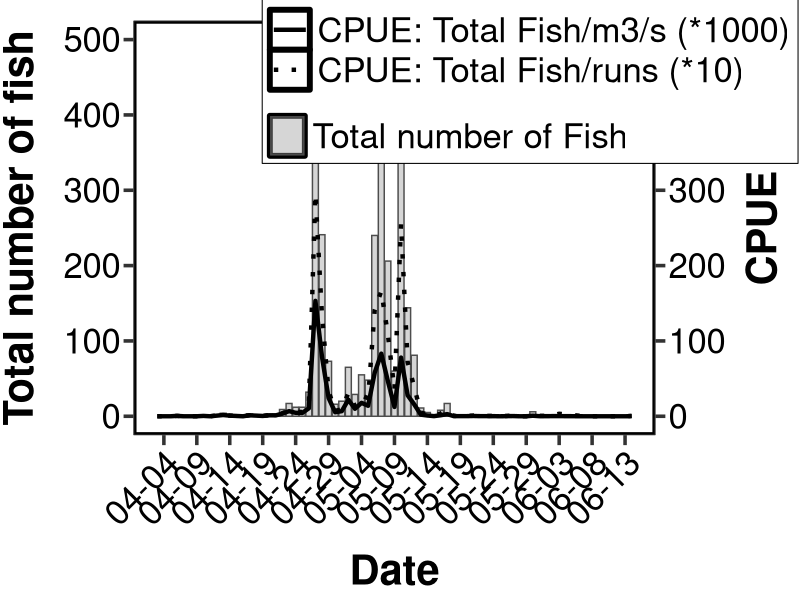
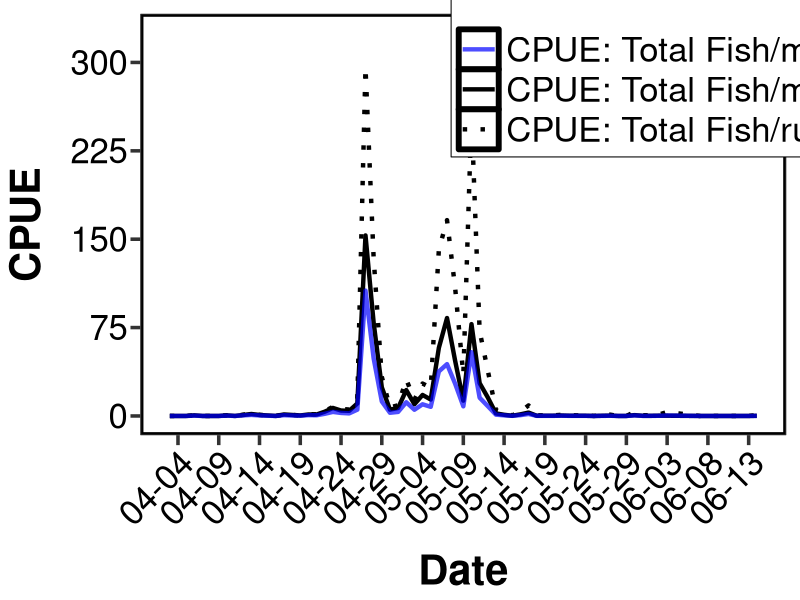
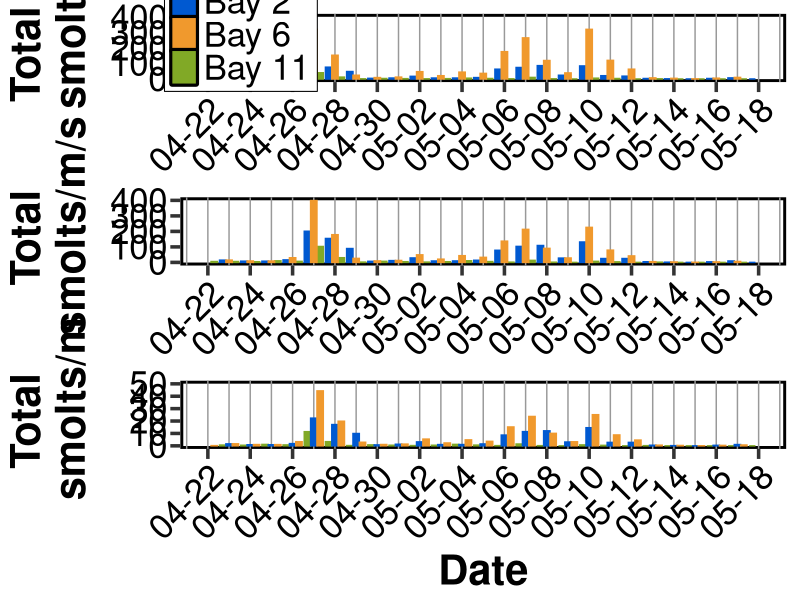
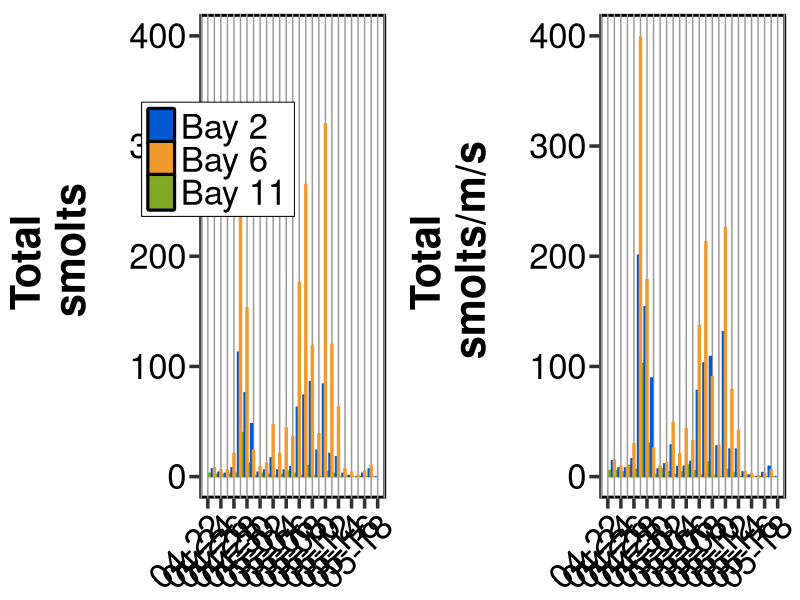
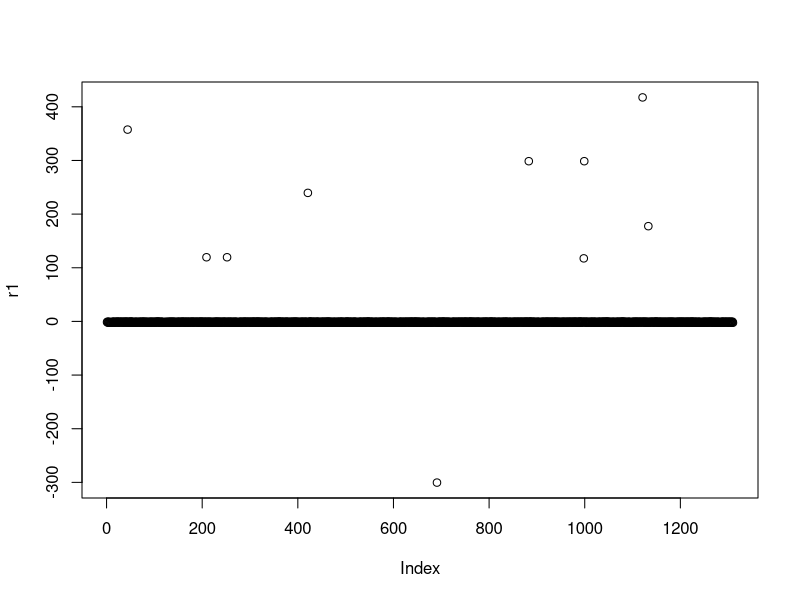
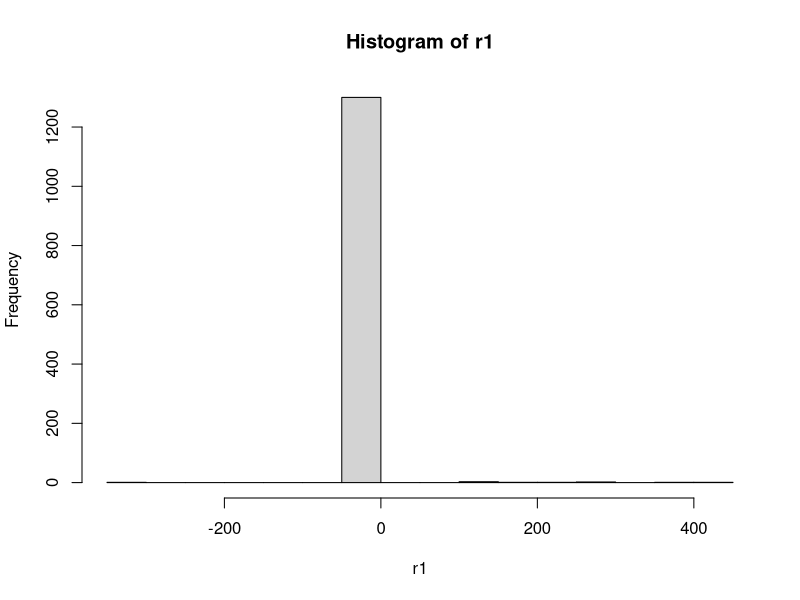
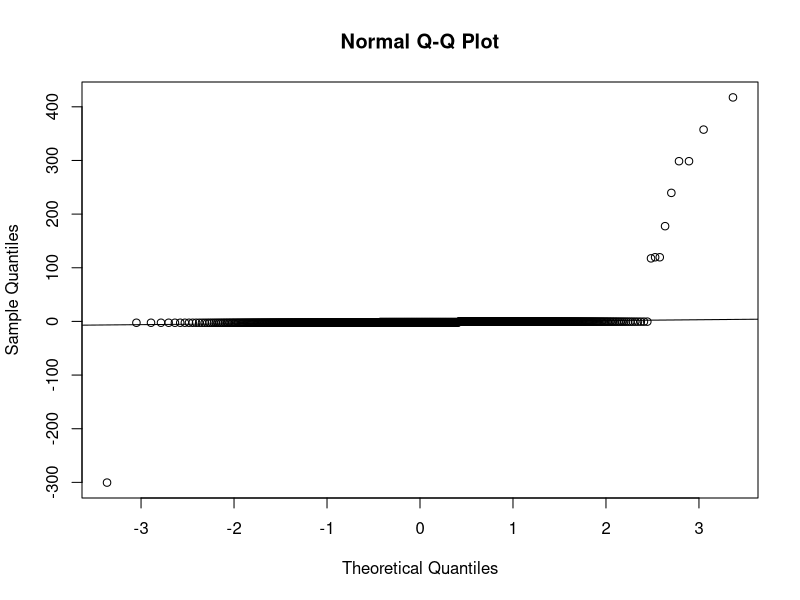

Reproduce these figures in R, in order.
## Calibrating CPUE  

# WORK directory
setwd("~/`Stock assessment/Analysis/Data files")

# Load data
data <- read.csv("TEB_leftjoin.csv")

# Fix variable formats 
data$date <- as.Date(data$date)

# Packages to use
library(dplyr)
library(ggplot2)
library(tidyr)
library(magrittr)
library(stringr)
library(grid)
library(gridExtra)
library(scales)

# Need to make a new column for run time (sec) - the old one was derived from Basecamp tracks and might not be actually "true" - instead
# convert the rounded run times (min) to represent run times in seconds. A coarse estimate, given the resolution is at the minute-level,
# but probably more representative of actual sampling time. 
data <- data %>%
  select(everything()) %>%
  mutate_at(vars(c(17)), funs(as.character)) %>%
  mutate(run_time = paste(gsub("0:", "", run_time))) %>% 
  mutate_at(vars(c(17)), funs(as.numeric)) %>%
  mutate(run_time_der = run_time*60)


################################################################################################################################################
################################################################################################################################################


# Daily catch/daily discharge (scale: day)


# Calibrate daily total catch by daily discharge @ Hope
CPUE_discharge <- data %>%
  select(sockeye_smolt_total, discharge_m3s, date, USID, run, run_time) %>% 
  filter(sockeye_smolt_total != "NR", run_time == "15") %>%                                                                         # Remove the messy NR entries and select only 15 minute runs
  group_by(date, USID, discharge_m3s) %>%                                                                                             # Group by date, sampling event and discharge
  summarize(unique_SO = unique(sockeye_smolt_total, na.rm=T), unique_runs=unique(run)) %>%                                            # Create new variables to select the total number of sockeye in each sampling event and the number of runs
  select(date, USID, discharge_m3s, unique_SO, unique_runs) %>%                                                                       # Select those new variables as well as other ones
  group_by(date) %>%                                                                                                                  # Group by date
  summarize(total_SO = sum(unique_SO, na.rm=T), discharge = mean(discharge_m3s, na.rm=T), nruns=n_distinct(unique_runs)) %>%          # Create new variables to sum the daily total sockeye, daily discharge and number of runs in a day 
  mutate(fish_m3s = (total_SO/discharge)*1000) %>%                                                                                    # Create new column to divide daily total sockeye/daily discharge
  mutate(fish_run = (total_SO/nruns)*10) %>%                                                                                          # Create new column to divide daily total sockeye/daily number of runs (original CPUE method)
  print()

# Plot dyplyr results (Figure 1) 
CPUE_discharge$date <- as.Date(as.character(CPUE_discharge$date))

ggplot(CPUE_discharge, aes(x=date)) +
  geom_bar(aes(y=total_SO, fill="Total number of Fish"), stat="identity", colour="gray30", alpha=0.4) +
  geom_line(aes(y=fish_run, group=1, 
                colour="CPUE: Total Fish/runs (*10)", 
                linetype="CPUE: Total Fish/runs (*10)",
                size="CPUE: Total Fish/runs (*10)")) +
  geom_line(aes(y=fish_m3s, group=2, 
                colour="CPUE: Total Fish/m3/s (*1000)", 
                linetype = "CPUE: Total Fish/m3/s (*1000)",
                size="CPUE: Total Fish/m3/s (*1000)")) + 
  scale_fill_manual("", values="gray60") +
  scale_colour_manual("", values=c("CPUE: Total Fish/runs (*10)" = "black", 
                                   "CPUE: Total Fish/m3/s (*1000)" = "black")) +
  scale_linetype_manual("", values = c("CPUE: Total Fish/runs (*10)" = 3, 
                                       "CPUE: Total Fish/m3/s (*1000)" = 1)) +
  scale_size_manual("", values = c("CPUE: Total Fish/runs (*10)"=1.5, 
                                   "CPUE: Total Fish/m3/s (*1000)"=1.5)) +
  scale_x_date(limits=as.Date(c("2017-04-03", "2017-06-14")), date_breaks = "5 day", date_labels = "%m-%d") + 
  scale_y_continuous(limits=c(0,500), breaks=seq(0,500,by=100), labels = seq(0,500, by=100),
                     sec.axis = sec_axis(~., name = "CPUE")) +
  theme_bw() +
  theme(text = element_text(colour="black", size=12),
        plot.margin=margin(t=15,r=10,b=2,l=2),
        panel.background = element_rect(fill = "white", colour="black", size=2),
        panel.grid.minor = element_line(colour = "transparent"),
        panel.grid.major = element_line(colour = "transparent"),
        plot.background = element_rect(fill = "white"),
        axis.ticks = element_line(size=1.2),
        axis.ticks.length = unit(0.5, "line"),
        axis.title.y = element_text(margin=margin(t=0,r=15,b=0,l=0), face="bold", size=30),
        axis.text.y = element_text(colour="black", size=25),
        axis.title.x = element_text(margin=margin(t=15,r=0,b=2,l=0), face="bold", size=30),
        axis.text.x = element_text(colour="black", angle=45, hjust=1, size=25),
        axis.title.y.right = element_text(margin=margin(t=0,r=0,b=0,l=15), angle=90, size=30),
        legend.text = element_text(size=25),
        legend.position = c(0.76,0.88),
        legend.background = element_blank(),
        legend.box.background = element_rect(colour = "black"),
        legend.spacing.y = unit(-3.5, "mm"), 
        legend.key.height = unit(2, "line"),
        legend.key.width = unit(2, "line")) +
  guides(fill=guide_legend(keywidth=0.35, keyheight=0.4, default.unit="inch")) +
  ylab("Total number of fish") +
  xlab("Date")




# Method 1.2: Daily catch/daily discharge ACCOUNTING FOR SAMPLING TIME (scale: day)

# Calibrate daily total catch by daily discharge @ Hope - ACCOUNT FOR SAMPLING EFFORT (TOTAL RUN TIME in sec)
CPUE_discharge_run <- data %>%
  select(sockeye_smolt_total, discharge_m3s, date, USID, run, run_time_der) %>% 
  filter(sockeye_smolt_total != "NR") %>%                                                                        
  group_by(date, USID, discharge_m3s, run, run_time_der) %>%                                        
  summarize(unique_SO = unique(sockeye_smolt_total, na.rm=T)) %>%
  group_by(date, run, discharge_m3s) %>%
  summarize(total_SO = sum(unique_SO), unique_time = unique(run_time_der)) %>%
  group_by(date) %>% 
  summarize(total_SO = sum(total_SO), total_time = sum(unique_time), 
            discharge = mean(discharge_m3s, na.rm=T), runs = n_distinct(run)) %>%
  mutate(fish_run = total_SO/runs*10,
         fish_m3s = total_SO/discharge*1000,
         fish_m3 = ((total_SO/discharge)/total_time)*10000000) %>%
  print()

# Plot dyplyr results (Figure 2)
ggplot(CPUE_discharge_run, aes(x=date)) +
  geom_line(aes(y=fish_run, group=1, 
                colour="CPUE: Total Fish/runs", 
                linetype="CPUE: Total Fish/runs",
                size="CPUE: Total Fish/runs"), alpha = 1) +
  geom_line(aes(y=fish_m3s, group=2, 
                colour="CPUE: Total Fish/m3/s", 
                linetype = "CPUE: Total Fish/m3/s",
                size="CPUE: Total Fish/m3/s"), alpha = 1) + 
  geom_line(aes(y=fish_m3, group=3, 
                colour="CPUE: Total Fish/m3", 
                linetype = "CPUE: Total Fish/m3",
                size="CPUE: Total Fish/m3"), alpha = 0.7) + 
  scale_colour_manual("", values=c("CPUE: Total Fish/runs" = "black", 
                                   "CPUE: Total Fish/m3/s" = "black",
                                   "CPUE: Total Fish/m3" = "blue")) +
  scale_linetype_manual("", values = c("CPUE: Total Fish/runs" = 3, 
                                       "CPUE: Total Fish/m3/s" = 1,
                                       "CPUE: Total Fish/m3" = 1)) +
  scale_size_manual("", values = c("CPUE: Total Fish/runs" = 1.5, 
                                   "CPUE: Total Fish/m3/s" = 1.5,
                                   "CPUE: Total Fish/m3" = 1.5)) +
  scale_x_date(limits = as.Date(c("2017-04-03", "2017-06-14")), date_breaks = "5 day", date_labels = "%m-%d") + 
  scale_y_continuous(limits=c(0,325), breaks=seq(0,325,by=75), labels = seq(0,325, by=75)) +
  theme_bw() +
  theme(text = element_text(colour="black", size=12),
        plot.margin=margin(t=10,r=10,b=2,l=2),
        panel.background = element_rect(fill = "white", colour = "black", size=2),
        panel.grid.minor = element_line(colour = "transparent"),
        panel.grid.major = element_line(colour = "transparent"),
        plot.background = element_rect(fill = "transparent"),
        axis.ticks = element_line(size=1.2),
        axis.ticks.length = unit(0.5, "line"),
        axis.title.y = element_text(margin=margin(t=0,r=15,b=0,l=5), face="bold", size=30),
        axis.text.y = element_text(colour="black", size=25),
        axis.title.x = element_text(margin=margin(t=15,r=0,b=2,l=0), face="bold", size=30),
        axis.text.x = element_text(colour="black", angle=45, hjust=1, size=25),
        legend.text = element_text(size=25),
        legend.position = c(0.8,0.85),
        legend.background = element_blank(),
        legend.box.background = element_rect(colour = "black"),
        legend.spacing.y = unit(-3.5, "mm"), 
        legend.key.height = unit(2, "line"),
        legend.key.width = unit(2, "line")) +
  guides(fill=guide_legend(keywidth=0.35, keyheight=0.4, default.unit="inch")) +
  ylab("CPUE") +
  xlab("Date")



#########################################################################################################################################


# CALIBRATE CATCH BY VELOCITY - Calculate velocity for each date-run event 


# Extract current velocity and # sockeye to calculate # FISH/M/S
bay_flow <- data %>% 
  select(date, USID, run, bay, current_speed_mps, NEW_set_start, sockeye_smolt_total) %>% 
  filter(current_speed_mps != "#DIV/0!", current_speed_mps > 0) %>%                                      # 135 entries lost due to no GPS data
  group_by(date, USID, run, bay, NEW_set_start) %>% 
  summarize(current = unique(current_speed_mps), catch = unique(sockeye_smolt_total, na.rm=T)) %>% 
  group_by(date, run, bay, NEW_set_start) %>%
  summarize(current = unique(current), total = sum(catch, na.rm=T)) %>% 
  mutate(fish_ms = total/current) %>%
  group_by(date, bay) %>% 
  summarize(sum_total = sum(total), sum_fish_ms=sum(fish_ms)) %>% 
  print()


# FIGURE 4: Plot original total catch and fish/m/s  
bay_flow$bay <- factor(bay_flow$bay, levels=c("B2", "B6", "B11"), ordered=T)
# Fig 4A
total<-ggplot(bay_flow, aes(colour=bay, fill=bay)) +
  geom_vline(aes(xintercept = date), col="gray60") +
  geom_bar(stat="identity", aes(x=date, y=sum_total), position="dodge") +
  scale_x_date(limits=as.Date(c("2017-04-22", "2017-05-18")), breaks = "2 day", date_labels = "%m-%d") +
  scale_y_continuous(limits=c(0,400)) +
  scale_fill_manual(values=c("#0059d1", "#f0992d", "#81a926"), 
                    name="",
                    breaks=c("B2", "B6", "B11"),
                    labels=c("Bay 2", "Bay 6", "Bay 11")) +
  scale_colour_manual(values=c("#0059d1", "#f0992d", "#81a926"), 
                      name="",
                      breaks=c("B2", "B6", "B11"),
                      labels=c("Bay 2", "Bay 6", "Bay 11")) +
  theme(text = element_text(colour="black", size=12),
        plot.margin=margin(t=10,r=10,b=2,l=2),
        panel.background = element_rect(fill = "white", colour = "black", size=2),
        panel.grid.minor = element_line(colour = "transparent"),
        panel.grid.major = element_line(colour = "transparent"),
        plot.background = element_rect(fill = "transparent"),
        axis.ticks = element_line(size=1.2),
        axis.ticks.length = unit(0.5, "line"),
        axis.title.y = element_text(margin=margin(t=50,r=25,b=0,l=5), face="bold", size=30),
        axis.text.y = element_text(colour="black", size=25),
        axis.title.x = element_blank(),
        axis.text.x = element_text(angle=45, hjust=1, colour="black", size=25),
        legend.title = element_blank(),
        legend.text = element_text(size=25),
        legend.position = c(0.1,0.7),
        legend.background = element_blank(),
        legend.box.background = element_rect(colour = "black")) +
  ylab("Total \n smolts")
# Fig 4B
fish_ms<-ggplot(bay_flow, aes(colour=bay,fill=bay, group=bay)) +
  geom_vline(aes(xintercept = date), col="gray60") +
  geom_bar(stat="identity", aes(x=date, y=sum_fish_ms), position="dodge") +
  scale_x_date(limits=as.Date(c("2017-04-22", "2017-05-18")), breaks = "2 day", date_labels = "%m-%d") +
  scale_y_continuous(limits=c(0,400)) +
  scale_fill_manual(values=c("#0059d1", "#f0992d", "#81a926"), 
                    name="",
                    breaks=c("B2", "B6", "B11"),
                    labels=c("Bay 2", "Bay 6", "Bay 11")) +
  scale_colour_manual(values=c("#0059d1", "#f0992d", "#81a926"), 
                      name="",
                      breaks=c("B2", "B6", "B11"),
                      labels=c("Bay 2", "Bay 6", "Bay 11")) +
  theme(text = element_text(colour="black", size=12),
        plot.margin=margin(t=10,r=10,b=2,l=2),
        panel.background = element_rect(fill = "white", colour = "black", size=2),
        panel.grid.minor = element_line(colour = "transparent"),
        panel.grid.major = element_line(colour = "transparent"),
        plot.background = element_rect(fill = "transparent"),
        axis.ticks = element_line(size=1.2),
        axis.ticks.length = unit(0.5, "line"),
        axis.title.y = element_text(margin=margin(t=0,r=25,b=0,l=5), face="bold", size=30),
        axis.text.y = element_text(colour="black", size=25),
        axis.title.x = element_blank(),
        axis.text.x = element_text(angle=45, hjust=1, colour="black", size=25),
        legend.position = "none") +
  ylab("Total \n smolts/m/s")


# Also consider sampling time lengths - Standardizing by bay flow, accounting for run length (sec)
# Extract variables as above, as well as sampling time (sec) 
bay_flow_sec <- data %>% 
  select(date, USID, run, bay, current_speed_mps, NEW_set_start, sockeye_smolt_total, run_time_der) %>% 
  filter(current_speed_mps != "#DIV/0!", current_speed_mps > 0) %>%                                      # 135 entries lost due to no GPS data
  group_by(date, USID, run, bay, NEW_set_start) %>% 
  summarize(current = unique(current_speed_mps), catch = unique(sockeye_smolt_total, na.rm=T), unq_sec = unique(run_time_der)) %>% 
  group_by(date, run, bay, NEW_set_start) %>%
  summarize(current = unique(current), total = sum(catch, na.rm=T), run_sec = unique(unq_sec)) %>% 
  mutate(fish_ms = total/current) %>%
  mutate(fish_m = fish_ms/run_sec) %>% 
  group_by(date, bay) %>% 
  summarize(sum_total = sum(total), sum_fish_ms=sum(fish_ms), sum_fish_m = sum(fish_m)*100) %>% 
  print()

#Fig 4C
fish_m<-ggplot(bay_flow_sec, aes(colour=bay,fill=bay, group=bay)) +
  geom_vline(aes(xintercept = date), col="gray60") +
  geom_bar(stat="identity", aes(x=date, y=sum_fish_m), position="dodge") +
  scale_x_date(limits=as.Date(c("2017-04-22", "2017-05-18")), breaks = "2 day", date_labels = "%m-%d") +
  scale_y_continuous(limits=c(0,50)) +
  scale_fill_manual(values=c("#0059d1", "#f0992d", "#81a926"), 
                    name="",
                    breaks=c("B2", "B6", "B11"),
                    labels=c("Bay 2", "Bay 6", "Bay 11")) +
  scale_colour_manual(values=c("#0059d1", "#f0992d", "#81a926"), 
                      name="",
                      breaks=c("B2", "B6", "B11"),
                      labels=c("Bay 2", "Bay 6", "Bay 11")) +
  theme(text = element_text(colour="black", size=12),
        plot.margin=margin(t=10,r=10,b=2,l=2),
        panel.background = element_rect(fill = "white", colour = "black", size=2),
        panel.grid.minor = element_line(colour = "transparent"),
        panel.grid.major = element_line(colour = "transparent"),
        plot.background = element_rect(fill = "transparent"),
        axis.ticks = element_line(size=1.2),
        axis.ticks.length = unit(0.5, "line"),
        axis.title.y = element_text(margin=margin(t=0,r=25,b=0,l=5), face="bold", size=30),
        axis.text.y = element_text(colour="black", size=25),
        axis.title.x = element_text(margin=margin(t=5,r=0,b=2,l=0), face="bold", size=30),
        axis.text.x = element_text(angle=45, hjust=1, colour="black", size=25),
        legend.position = "none") +
  xlab("Date") +
  ylab("Total \n smolts/m")

# Fig 4ABC draw
grid.newpage()
grid.draw(rbind(ggplotGrob(total), ggplotGrob(fish_ms), ggplotGrob(fish_m), size="last"))
grid.arrange(total, fish_ms, ncol=2)
# Looking at Figure 4, dramatic changes occur when accounting for run time - suddenly the catch in Bay 11 is highest, 
# which doesn't seem correct. -- I don't think it is correct. For now should just deal with 15 minute runs only for simplicity 

# Are there differences in run time length among bays? 
bay_runs <- data %>% 
  select(date, USID, run, bay, current_speed_mps, NEW_set_start, sockeye_smolt_total, run_time_der) %>% 
  filter(current_speed_mps != "#DIV/0!", current_speed_mps > 0) %>%                                      # 135 entries lost due to no GPS data
  group_by(date, USID, run, bay, NEW_set_start) %>% 
  summarize(current = unique(current_speed_mps), catch = unique(sockeye_smolt_total, na.rm=T), unq_sec = unique(run_time_der)) %>% 
  group_by(date, run, bay, NEW_set_start) %>%
  summarize(current = unique(current), total = sum(catch, na.rm=T), run_sec = unique(unq_sec)) %>%
  group_by(bay) %>% 
  print()

lm1<-lm(bay_runs$run_sec ~ bay_runs$bay)
r1<-resid(lm1)
plot(r1)
hist(r1)
qqnorm(r1)
qqline(r1)

a1 <- aov(bay_runs$run_sec ~ bay_runs$bay)
summary(lm1)
TukeyHSD(a1)

